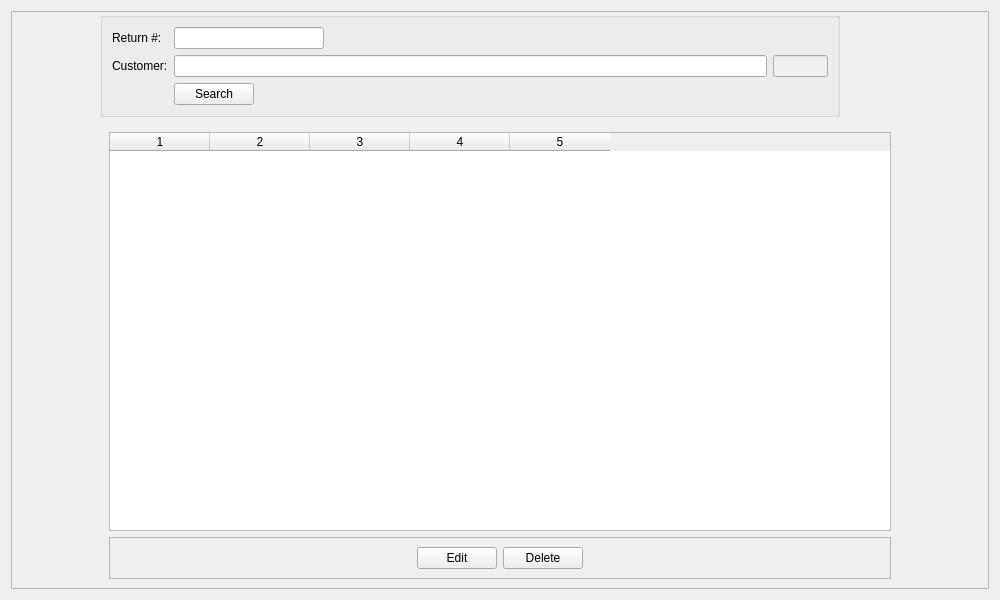
<?xml version="1.0" encoding="UTF-8"?>
<ui version="4.0">
 <class>EditSalesReturn</class>
 <widget class="QWidget" name="EditSalesReturn">
  <property name="geometry">
   <rect>
    <x>0</x>
    <y>0</y>
    <width>1000</width>
    <height>600</height>
   </rect>
  </property>
  <property name="windowTitle">
   <string>Form</string>
  </property>
  <layout class="QVBoxLayout" name="verticalLayout">
   <item>
    <widget class="QStackedWidget" name="stackedWidget">
     <property name="currentIndex">
      <number>0</number>
     </property>
     <widget class="QWidget" name="page">
      <layout class="QGridLayout" name="gridLayout">
       <property name="leftMargin">
        <number>0</number>
       </property>
       <property name="topMargin">
        <number>0</number>
       </property>
       <property name="rightMargin">
        <number>0</number>
       </property>
       <property name="bottomMargin">
        <number>0</number>
       </property>
       <item row="0" column="0">
        <widget class="QFrame" name="frame_4">
         <property name="frameShape">
          <enum>QFrame::StyledPanel</enum>
         </property>
         <property name="frameShadow">
          <enum>QFrame::Raised</enum>
         </property>
         <layout class="QGridLayout" name="gridLayout_8">
          <property name="leftMargin">
           <number>0</number>
          </property>
          <property name="topMargin">
           <number>0</number>
          </property>
          <property name="rightMargin">
           <number>0</number>
          </property>
          <property name="bottomMargin">
           <number>0</number>
          </property>
          <item row="0" column="0">
           <layout class="QVBoxLayout" name="verticalLayout_4">
            <item>
             <widget class="QGroupBox" name="groupBox_3">
              <property name="maximumSize">
               <size>
                <width>740</width>
                <height>110</height>
               </size>
              </property>
              <property name="styleSheet">
               <string notr="true">border-width:0px;</string>
              </property>
              <property name="title">
               <string/>
              </property>
              <layout class="QFormLayout" name="formLayout">
               <item row="0" column="0">
                <widget class="QLabel" name="label_15">
                 <property name="text">
                  <string>Return #:</string>
                 </property>
                </widget>
               </item>
               <item row="0" column="1">
                <widget class="QLineEdit" name="search_invno">
                 <property name="maximumSize">
                  <size>
                   <width>150</width>
                   <height>16777215</height>
                  </size>
                 </property>
                </widget>
               </item>
               <item row="2" column="0">
                <widget class="QLabel" name="label_21">
                 <property name="text">
                  <string>Customer:</string>
                 </property>
                </widget>
               </item>
               <item row="2" column="1">
                <layout class="QHBoxLayout" name="horizontalLayout_19">
                 <item>
                  <widget class="QLineEdit" name="search_customername"/>
                 </item>
                 <item>
                  <widget class="QLineEdit" name="search_customer_id">
                   <property name="enabled">
                    <bool>false</bool>
                   </property>
                   <property name="maximumSize">
                    <size>
                     <width>55</width>
                     <height>16777215</height>
                    </size>
                   </property>
                   <property name="focusPolicy">
                    <enum>Qt::NoFocus</enum>
                   </property>
                  </widget>
                 </item>
                </layout>
               </item>
               <item row="3" column="0">
                <widget class="QLabel" name="label_22">
                 <property name="text">
                  <string/>
                 </property>
                </widget>
               </item>
               <item row="3" column="1">
                <widget class="QPushButton" name="btn_next">
                 <property name="maximumSize">
                  <size>
                   <width>80</width>
                   <height>16777215</height>
                  </size>
                 </property>
                 <property name="text">
                  <string>Search</string>
                 </property>
                </widget>
               </item>
              </layout>
             </widget>
            </item>
            <item>
             <widget class="QFrame" name="frame_5">
              <property name="minimumSize">
               <size>
                <width>100</width>
                <height>50</height>
               </size>
              </property>
              <property name="maximumSize">
               <size>
                <width>800</width>
                <height>16777215</height>
               </size>
              </property>
              <property name="frameShape">
               <enum>QFrame::NoFrame</enum>
              </property>
              <property name="frameShadow">
               <enum>QFrame::Raised</enum>
              </property>
              <layout class="QVBoxLayout" name="verticalLayout_6">
               <item>
                <widget class="QTableWidget" name="tableWidgetSearch">
                 <property name="frameShape">
                  <enum>QFrame::StyledPanel</enum>
                 </property>
                 <property name="editTriggers">
                  <set>QAbstractItemView::NoEditTriggers</set>
                 </property>
                 <property name="tabKeyNavigation">
                  <bool>false</bool>
                 </property>
                 <property name="alternatingRowColors">
                  <bool>true</bool>
                 </property>
                 <property name="selectionMode">
                  <enum>QAbstractItemView::SingleSelection</enum>
                 </property>
                 <property name="selectionBehavior">
                  <enum>QAbstractItemView::SelectRows</enum>
                 </property>
                 <property name="sortingEnabled">
                  <bool>false</bool>
                 </property>
                 <property name="columnCount">
                  <number>5</number>
                 </property>
                 <column/>
                 <column/>
                 <column/>
                 <column/>
                 <column/>
                </widget>
               </item>
               <item>
                <widget class="QFrame" name="frame_6">
                 <property name="minimumSize">
                  <size>
                   <width>0</width>
                   <height>30</height>
                  </size>
                 </property>
                 <property name="frameShape">
                  <enum>QFrame::StyledPanel</enum>
                 </property>
                 <property name="frameShadow">
                  <enum>QFrame::Raised</enum>
                 </property>
                 <layout class="QHBoxLayout" name="horizontalLayout_24">
                  <item>
                   <spacer name="horizontalSpacer_4">
                    <property name="orientation">
                     <enum>Qt::Horizontal</enum>
                    </property>
                    <property name="sizeHint" stdset="0">
                     <size>
                      <width>294</width>
                      <height>20</height>
                     </size>
                    </property>
                   </spacer>
                  </item>
                  <item>
                   <widget class="QPushButton" name="pushButton_Edit">
                    <property name="text">
                     <string>Edit</string>
                    </property>
                   </widget>
                  </item>
                  <item>
                   <widget class="QPushButton" name="pushButton_Delete">
                    <property name="text">
                     <string>Delete</string>
                    </property>
                   </widget>
                  </item>
                  <item>
                   <spacer name="horizontalSpacer_5">
                    <property name="orientation">
                     <enum>Qt::Horizontal</enum>
                    </property>
                    <property name="sizeHint" stdset="0">
                     <size>
                      <width>294</width>
                      <height>20</height>
                     </size>
                    </property>
                   </spacer>
                  </item>
                 </layout>
                </widget>
               </item>
              </layout>
             </widget>
            </item>
           </layout>
          </item>
         </layout>
        </widget>
       </item>
      </layout>
     </widget>
     <widget class="QWidget" name="page_2">
      <layout class="QGridLayout" name="gridLayout_5">
       <property name="leftMargin">
        <number>0</number>
       </property>
       <property name="topMargin">
        <number>0</number>
       </property>
       <property name="rightMargin">
        <number>0</number>
       </property>
       <property name="bottomMargin">
        <number>0</number>
       </property>
       <item row="0" column="0">
        <widget class="QScrollArea" name="scrollArea">
         <property name="focusPolicy">
          <enum>Qt::NoFocus</enum>
         </property>
         <property name="frameShape">
          <enum>QFrame::NoFrame</enum>
         </property>
         <property name="widgetResizable">
          <bool>true</bool>
         </property>
         <widget class="QWidget" name="scrollAreaWidgetContents">
          <property name="geometry">
           <rect>
            <x>0</x>
            <y>0</y>
            <width>982</width>
            <height>582</height>
           </rect>
          </property>
          <layout class="QGridLayout" name="gridLayout_2">
           <property name="leftMargin">
            <number>0</number>
           </property>
           <property name="topMargin">
            <number>0</number>
           </property>
           <property name="rightMargin">
            <number>0</number>
           </property>
           <property name="bottomMargin">
            <number>0</number>
           </property>
           <item row="0" column="0">
            <widget class="QGroupBox" name="groupBox">
             <property name="title">
              <string/>
             </property>
             <layout class="QGridLayout" name="gridLayout_3">
              <item row="0" column="0">
               <layout class="QVBoxLayout" name="verticalLayout_2">
                <item>
                 <layout class="QHBoxLayout" name="horizontalLayout_21">
                  <item>
                   <layout class="QHBoxLayout" name="horizontalLayout">
                    <item>
                     <widget class="QLabel" name="label">
                      <property name="text">
                       <string>Date:</string>
                      </property>
                      <property name="alignment">
                       <set>Qt::AlignRight|Qt::AlignTrailing|Qt::AlignVCenter</set>
                      </property>
                     </widget>
                    </item>
                    <item>
                     <widget class="QDateEdit" name="dateEntrydate">
                      <property name="showGroupSeparator" stdset="0">
                       <bool>false</bool>
                      </property>
                      <property name="calendarPopup">
                       <bool>true</bool>
                      </property>
                     </widget>
                    </item>
                   </layout>
                  </item>
                  <item>
                   <layout class="QHBoxLayout" name="horizontalLayout_2">
                    <item>
                     <widget class="QLabel" name="label_2">
                      <property name="text">
                       <string>Sales Type:</string>
                      </property>
                      <property name="alignment">
                       <set>Qt::AlignRight|Qt::AlignTrailing|Qt::AlignVCenter</set>
                      </property>
                     </widget>
                    </item>
                    <item>
                     <widget class="QComboBox" name="comboSales_type">
                      <property name="minimumSize">
                       <size>
                        <width>100</width>
                        <height>0</height>
                       </size>
                      </property>
                     </widget>
                    </item>
                   </layout>
                  </item>
                  <item>
                   <layout class="QHBoxLayout" name="horizontalLayout_7">
                    <item>
                     <widget class="QLabel" name="label_6">
                      <property name="text">
                       <string>Carrier:</string>
                      </property>
                      <property name="alignment">
                       <set>Qt::AlignRight|Qt::AlignTrailing|Qt::AlignVCenter</set>
                      </property>
                     </widget>
                    </item>
                    <item>
                     <widget class="QComboBox" name="comboCarrier_id">
                      <property name="minimumSize">
                       <size>
                        <width>350</width>
                        <height>0</height>
                       </size>
                      </property>
                     </widget>
                    </item>
                   </layout>
                  </item>
                  <item>
                   <layout class="QHBoxLayout" name="horizontalLayout_8">
                    <item>
                     <widget class="QLabel" name="label_7">
                      <property name="text">
                       <string>Bility No:</string>
                      </property>
                      <property name="alignment">
                       <set>Qt::AlignRight|Qt::AlignTrailing|Qt::AlignVCenter</set>
                      </property>
                     </widget>
                    </item>
                    <item>
                     <widget class="QLineEdit" name="txt_shipped_via">
                      <property name="maximumSize">
                       <size>
                        <width>16777215</width>
                        <height>16777215</height>
                       </size>
                      </property>
                     </widget>
                    </item>
                   </layout>
                  </item>
                  <item>
                   <layout class="QHBoxLayout" name="horizontalLayout_6">
                    <item>
                     <widget class="QLabel" name="label_5">
                      <property name="text">
                       <string>Ref. No:</string>
                      </property>
                      <property name="alignment">
                       <set>Qt::AlignRight|Qt::AlignTrailing|Qt::AlignVCenter</set>
                      </property>
                     </widget>
                    </item>
                    <item>
                     <widget class="QLineEdit" name="txt_vendorRefno">
                      <property name="minimumSize">
                       <size>
                        <width>100</width>
                        <height>0</height>
                       </size>
                      </property>
                      <property name="maximumSize">
                       <size>
                        <width>16777215</width>
                        <height>16777215</height>
                       </size>
                      </property>
                     </widget>
                    </item>
                   </layout>
                  </item>
                 </layout>
                </item>
                <item>
                 <layout class="QHBoxLayout" name="horizontalLayout_22">
                  <item>
                   <layout class="QHBoxLayout" name="horizontalLayout_5">
                    <item>
                     <widget class="QLabel" name="label_4">
                      <property name="text">
                       <string>Customer:</string>
                      </property>
                      <property name="alignment">
                       <set>Qt::AlignRight|Qt::AlignTrailing|Qt::AlignVCenter</set>
                      </property>
                     </widget>
                    </item>
                    <item>
                     <layout class="QHBoxLayout" name="horizontalLayout_4">
                      <item>
                       <widget class="QLineEdit" name="txt_customername"/>
                      </item>
                      <item>
                       <widget class="QLineEdit" name="txt_customerid">
                        <property name="enabled">
                         <bool>false</bool>
                        </property>
                        <property name="maximumSize">
                         <size>
                          <width>50</width>
                          <height>16777215</height>
                         </size>
                        </property>
                        <property name="focusPolicy">
                         <enum>Qt::NoFocus</enum>
                        </property>
                       </widget>
                      </item>
                      <item>
                       <layout class="QHBoxLayout" name="horizontalLayout_9">
                        <item>
                         <widget class="QLabel" name="label_8">
                          <property name="text">
                           <string>Notes:</string>
                          </property>
                          <property name="alignment">
                           <set>Qt::AlignRight|Qt::AlignTrailing|Qt::AlignVCenter</set>
                          </property>
                         </widget>
                        </item>
                        <item>
                         <widget class="QLineEdit" name="txt_notes">
                          <property name="minimumSize">
                           <size>
                            <width>310</width>
                            <height>0</height>
                           </size>
                          </property>
                         </widget>
                        </item>
                       </layout>
                      </item>
                     </layout>
                    </item>
                   </layout>
                  </item>
                 </layout>
                </item>
               </layout>
              </item>
             </layout>
            </widget>
           </item>
           <item row="1" column="0">
            <widget class="QFrame" name="groupBox_2">
             <property name="title" stdset="0">
              <string/>
             </property>
             <property name="flat" stdset="0">
              <bool>true</bool>
             </property>
             <layout class="QHBoxLayout" name="horizontalLayout_17">
              <item>
               <layout class="QVBoxLayout" name="verticalLayout_3">
                <item>
                 <widget class="QLabel" name="label_10">
                  <property name="text">
                   <string>Item Description</string>
                  </property>
                  <property name="alignment">
                   <set>Qt::AlignCenter</set>
                  </property>
                 </widget>
                </item>
                <item>
                 <layout class="QHBoxLayout" name="horizontalLayout_11">
                  <item>
                   <widget class="QLineEdit" name="txt_itemname">
                    <property name="minimumSize">
                     <size>
                      <width>290</width>
                      <height>0</height>
                     </size>
                    </property>
                   </widget>
                  </item>
                  <item>
                   <widget class="QLineEdit" name="txt_itemid">
                    <property name="enabled">
                     <bool>false</bool>
                    </property>
                    <property name="maximumSize">
                     <size>
                      <width>50</width>
                      <height>16777215</height>
                     </size>
                    </property>
                    <property name="focusPolicy">
                     <enum>Qt::NoFocus</enum>
                    </property>
                   </widget>
                  </item>
                 </layout>
                </item>
               </layout>
              </item>
              <item>
               <layout class="QVBoxLayout" name="verticalLayout_5">
                <item>
                 <widget class="QLabel" name="label_14">
                  <property name="text">
                   <string>Location</string>
                  </property>
                  <property name="alignment">
                   <set>Qt::AlignCenter</set>
                  </property>
                 </widget>
                </item>
                <item>
                 <widget class="QComboBox" name="comboLocation">
                  <property name="minimumSize">
                   <size>
                    <width>150</width>
                    <height>0</height>
                   </size>
                  </property>
                 </widget>
                </item>
               </layout>
              </item>
              <item>
               <layout class="QVBoxLayout" name="verticalLayout_7">
                <item>
                 <widget class="QLabel" name="label_11">
                  <property name="maximumSize">
                   <size>
                    <width>80</width>
                    <height>16777215</height>
                   </size>
                  </property>
                  <property name="text">
                   <string>Quantity</string>
                  </property>
                  <property name="alignment">
                   <set>Qt::AlignCenter</set>
                  </property>
                 </widget>
                </item>
                <item>
                 <widget class="QSpinBox" name="txt_qty">
                  <property name="minimumSize">
                   <size>
                    <width>80</width>
                    <height>0</height>
                   </size>
                  </property>
                  <property name="maximumSize">
                   <size>
                    <width>80</width>
                    <height>16777215</height>
                   </size>
                  </property>
                  <property name="frame">
                   <bool>true</bool>
                  </property>
                  <property name="alignment">
                   <set>Qt::AlignCenter</set>
                  </property>
                  <property name="maximum">
                   <number>99999999</number>
                  </property>
                 </widget>
                </item>
               </layout>
              </item>
              <item>
               <layout class="QVBoxLayout" name="verticalLayout_8">
                <item>
                 <widget class="QLabel" name="label_16">
                  <property name="text">
                   <string>Unit</string>
                  </property>
                  <property name="alignment">
                   <set>Qt::AlignCenter</set>
                  </property>
                 </widget>
                </item>
                <item>
                 <widget class="QComboBox" name="comboUnit">
                  <property name="minimumSize">
                   <size>
                    <width>80</width>
                    <height>0</height>
                   </size>
                  </property>
                 </widget>
                </item>
               </layout>
              </item>
              <item>
               <layout class="QVBoxLayout" name="verticalLayout_9">
                <item>
                 <widget class="QLabel" name="label_12">
                  <property name="maximumSize">
                   <size>
                    <width>90</width>
                    <height>16777215</height>
                   </size>
                  </property>
                  <property name="text">
                   <string>Price</string>
                  </property>
                  <property name="alignment">
                   <set>Qt::AlignCenter</set>
                  </property>
                 </widget>
                </item>
                <item>
                 <widget class="QDoubleSpinBox" name="txt_price">
                  <property name="minimumSize">
                   <size>
                    <width>90</width>
                    <height>0</height>
                   </size>
                  </property>
                  <property name="maximumSize">
                   <size>
                    <width>90</width>
                    <height>16777215</height>
                   </size>
                  </property>
                  <property name="alignment">
                   <set>Qt::AlignRight|Qt::AlignTrailing|Qt::AlignVCenter</set>
                  </property>
                  <property name="maximum">
                   <double>999999999999.989990234375000</double>
                  </property>
                 </widget>
                </item>
               </layout>
              </item>
              <item>
               <layout class="QVBoxLayout" name="verticalLayout_10">
                <item>
                 <widget class="QLabel" name="label_13">
                  <property name="maximumSize">
                   <size>
                    <width>90</width>
                    <height>16777215</height>
                   </size>
                  </property>
                  <property name="text">
                   <string>Amount</string>
                  </property>
                  <property name="alignment">
                   <set>Qt::AlignCenter</set>
                  </property>
                 </widget>
                </item>
                <item>
                 <widget class="QDoubleSpinBox" name="txt_amt">
                  <property name="enabled">
                   <bool>false</bool>
                  </property>
                  <property name="minimumSize">
                   <size>
                    <width>100</width>
                    <height>0</height>
                   </size>
                  </property>
                  <property name="maximumSize">
                   <size>
                    <width>100</width>
                    <height>16777215</height>
                   </size>
                  </property>
                  <property name="focusPolicy">
                   <enum>Qt::NoFocus</enum>
                  </property>
                  <property name="alignment">
                   <set>Qt::AlignRight|Qt::AlignTrailing|Qt::AlignVCenter</set>
                  </property>
                  <property name="maximum">
                   <double>1000000000000000000.000000000000000</double>
                  </property>
                 </widget>
                </item>
               </layout>
              </item>
              <item>
               <layout class="QVBoxLayout" name="verticalLayout_11">
                <item>
                 <widget class="QLabel" name="label_26">
                  <property name="text">
                   <string/>
                  </property>
                  <property name="alignment">
                   <set>Qt::AlignCenter</set>
                  </property>
                 </widget>
                </item>
                <item>
                 <widget class="QPushButton" name="btn_add">
                  <property name="enabled">
                   <bool>false</bool>
                  </property>
                  <property name="minimumSize">
                   <size>
                    <width>0</width>
                    <height>0</height>
                   </size>
                  </property>
                  <property name="maximumSize">
                   <size>
                    <width>40</width>
                    <height>16777215</height>
                   </size>
                  </property>
                  <property name="cursor">
                   <cursorShape>PointingHandCursor</cursorShape>
                  </property>
                  <property name="text">
                   <string>Add</string>
                  </property>
                  <property name="iconSize">
                   <size>
                    <width>16</width>
                    <height>16</height>
                   </size>
                  </property>
                  <property name="autoDefault">
                   <bool>true</bool>
                  </property>
                  <property name="flat">
                   <bool>false</bool>
                  </property>
                 </widget>
                </item>
               </layout>
              </item>
             </layout>
            </widget>
           </item>
           <item row="2" column="0">
            <widget class="QTableWidget" name="tableWidgetDetail">
             <property name="focusPolicy">
              <enum>Qt::ClickFocus</enum>
             </property>
             <property name="autoFillBackground">
              <bool>true</bool>
             </property>
             <property name="styleSheet">
              <string notr="true"/>
             </property>
             <property name="horizontalScrollBarPolicy">
              <enum>Qt::ScrollBarAlwaysOff</enum>
             </property>
             <property name="sizeAdjustPolicy">
              <enum>QAbstractScrollArea::AdjustToContents</enum>
             </property>
             <property name="editTriggers">
              <set>QAbstractItemView::NoEditTriggers</set>
             </property>
             <property name="selectionMode">
              <enum>QAbstractItemView::SingleSelection</enum>
             </property>
             <property name="selectionBehavior">
              <enum>QAbstractItemView::SelectRows</enum>
             </property>
             <property name="columnCount">
              <number>7</number>
             </property>
             <attribute name="horizontalHeaderCascadingSectionResizes">
              <bool>false</bool>
             </attribute>
             <column/>
             <column/>
             <column/>
             <column/>
             <column/>
             <column/>
             <column/>
            </widget>
           </item>
           <item row="3" column="0">
            <widget class="QFrame" name="frame">
             <property name="frameShape">
              <enum>QFrame::NoFrame</enum>
             </property>
             <property name="frameShadow">
              <enum>QFrame::Raised</enum>
             </property>
             <layout class="QHBoxLayout" name="horizontalLayout_16">
              <property name="spacing">
               <number>0</number>
              </property>
              <property name="topMargin">
               <number>0</number>
              </property>
              <property name="bottomMargin">
               <number>0</number>
              </property>
              <item>
               <widget class="QLabel" name="lbl_retNo">
                <property name="font">
                 <font>
                  <pointsize>22</pointsize>
                  <weight>75</weight>
                  <bold>true</bold>
                 </font>
                </property>
                <property name="styleSheet">
                 <string notr="true">color:#006699;</string>
                </property>
                <property name="text">
                 <string>Return # : </string>
                </property>
                <property name="alignment">
                 <set>Qt::AlignHCenter|Qt::AlignTop</set>
                </property>
                <property name="margin">
                 <number>20</number>
                </property>
               </widget>
              </item>
              <item>
               <spacer name="horizontalSpacer">
                <property name="orientation">
                 <enum>Qt::Horizontal</enum>
                </property>
                <property name="sizeHint" stdset="0">
                 <size>
                  <width>464</width>
                  <height>108</height>
                 </size>
                </property>
               </spacer>
              </item>
              <item>
               <widget class="QFrame" name="frame_3">
                <property name="maximumSize">
                 <size>
                  <width>400</width>
                  <height>16777215</height>
                 </size>
                </property>
                <property name="frameShape">
                 <enum>QFrame::NoFrame</enum>
                </property>
                <property name="frameShadow">
                 <enum>QFrame::Raised</enum>
                </property>
                <layout class="QGridLayout" name="gridLayout_4">
                 <property name="topMargin">
                  <number>0</number>
                 </property>
                 <property name="rightMargin">
                  <number>0</number>
                 </property>
                 <property name="horizontalSpacing">
                  <number>0</number>
                 </property>
                 <property name="verticalSpacing">
                  <number>4</number>
                 </property>
                 <item row="0" column="0">
                  <layout class="QHBoxLayout" name="horizontalLayout_12">
                   <item>
                    <widget class="QLabel" name="label_17">
                     <property name="text">
                      <string>Total Amount:</string>
                     </property>
                     <property name="alignment">
                      <set>Qt::AlignRight|Qt::AlignTrailing|Qt::AlignVCenter</set>
                     </property>
                    </widget>
                   </item>
                   <item>
                    <widget class="QDoubleSpinBox" name="txt_totalamt">
                     <property name="enabled">
                      <bool>false</bool>
                     </property>
                     <property name="minimumSize">
                      <size>
                       <width>100</width>
                       <height>0</height>
                      </size>
                     </property>
                     <property name="maximumSize">
                      <size>
                       <width>100</width>
                       <height>16777215</height>
                      </size>
                     </property>
                     <property name="focusPolicy">
                      <enum>Qt::NoFocus</enum>
                     </property>
                     <property name="alignment">
                      <set>Qt::AlignRight|Qt::AlignTrailing|Qt::AlignVCenter</set>
                     </property>
                     <property name="readOnly">
                      <bool>false</bool>
                     </property>
                     <property name="keyboardTracking">
                      <bool>true</bool>
                     </property>
                     <property name="maximum">
                      <double>1000000000000000000.000000000000000</double>
                     </property>
                    </widget>
                   </item>
                  </layout>
                 </item>
                 <item row="1" column="0">
                  <layout class="QHBoxLayout" name="horizontalLayout_13">
                   <item>
                    <widget class="QLabel" name="label_19">
                     <property name="text">
                      <string>Discount:</string>
                     </property>
                     <property name="alignment">
                      <set>Qt::AlignRight|Qt::AlignTrailing|Qt::AlignVCenter</set>
                     </property>
                    </widget>
                   </item>
                   <item>
                    <widget class="QDoubleSpinBox" name="txt_discount">
                     <property name="minimumSize">
                      <size>
                       <width>100</width>
                       <height>0</height>
                      </size>
                     </property>
                     <property name="maximumSize">
                      <size>
                       <width>100</width>
                       <height>16777215</height>
                      </size>
                     </property>
                     <property name="alignment">
                      <set>Qt::AlignRight|Qt::AlignTrailing|Qt::AlignVCenter</set>
                     </property>
                     <property name="maximum">
                      <double>10000000000000000000.000000000000000</double>
                     </property>
                    </widget>
                   </item>
                  </layout>
                 </item>
                 <item row="2" column="0">
                  <layout class="QHBoxLayout" name="horizontalLayout_14">
                   <item>
                    <widget class="QLabel" name="label_20">
                     <property name="text">
                      <string>Freight:</string>
                     </property>
                     <property name="alignment">
                      <set>Qt::AlignRight|Qt::AlignTrailing|Qt::AlignVCenter</set>
                     </property>
                    </widget>
                   </item>
                   <item>
                    <widget class="QDoubleSpinBox" name="txt_freight">
                     <property name="minimumSize">
                      <size>
                       <width>100</width>
                       <height>0</height>
                      </size>
                     </property>
                     <property name="maximumSize">
                      <size>
                       <width>100</width>
                       <height>16777215</height>
                      </size>
                     </property>
                     <property name="alignment">
                      <set>Qt::AlignRight|Qt::AlignTrailing|Qt::AlignVCenter</set>
                     </property>
                     <property name="maximum">
                      <double>1000000000000000000.000000000000000</double>
                     </property>
                    </widget>
                   </item>
                  </layout>
                 </item>
                 <item row="3" column="0">
                  <layout class="QHBoxLayout" name="horizontalLayout_15">
                   <item>
                    <widget class="QLabel" name="label_23">
                     <property name="text">
                      <string>Net Amount:</string>
                     </property>
                     <property name="alignment">
                      <set>Qt::AlignRight|Qt::AlignTrailing|Qt::AlignVCenter</set>
                     </property>
                    </widget>
                   </item>
                   <item>
                    <widget class="QDoubleSpinBox" name="txt_totNetAmount">
                     <property name="enabled">
                      <bool>false</bool>
                     </property>
                     <property name="minimumSize">
                      <size>
                       <width>100</width>
                       <height>0</height>
                      </size>
                     </property>
                     <property name="maximumSize">
                      <size>
                       <width>100</width>
                       <height>16777215</height>
                      </size>
                     </property>
                     <property name="focusPolicy">
                      <enum>Qt::NoFocus</enum>
                     </property>
                     <property name="alignment">
                      <set>Qt::AlignRight|Qt::AlignTrailing|Qt::AlignVCenter</set>
                     </property>
                     <property name="maximum">
                      <double>1000000000000000000.000000000000000</double>
                     </property>
                    </widget>
                   </item>
                  </layout>
                 </item>
                 <item row="4" column="0">
                  <layout class="QHBoxLayout" name="horizontalLayout_20">
                   <item>
                    <widget class="QLabel" name="label_25">
                     <property name="text">
                      <string>Cash Received:</string>
                     </property>
                     <property name="alignment">
                      <set>Qt::AlignRight|Qt::AlignTrailing|Qt::AlignVCenter</set>
                     </property>
                    </widget>
                   </item>
                   <item>
                    <widget class="QDoubleSpinBox" name="txt_cashReceived">
                     <property name="minimumSize">
                      <size>
                       <width>100</width>
                       <height>0</height>
                      </size>
                     </property>
                     <property name="maximumSize">
                      <size>
                       <width>100</width>
                       <height>16777215</height>
                      </size>
                     </property>
                     <property name="alignment">
                      <set>Qt::AlignRight|Qt::AlignTrailing|Qt::AlignVCenter</set>
                     </property>
                     <property name="maximum">
                      <double>1000000000000000000.000000000000000</double>
                     </property>
                    </widget>
                   </item>
                  </layout>
                 </item>
                </layout>
               </widget>
              </item>
             </layout>
            </widget>
           </item>
           <item row="4" column="0">
            <widget class="QFrame" name="frame_2">
             <property name="frameShape">
              <enum>QFrame::StyledPanel</enum>
             </property>
             <property name="frameShadow">
              <enum>QFrame::Raised</enum>
             </property>
             <layout class="QHBoxLayout" name="horizontalLayout_18">
              <item>
               <spacer name="horizontalSpacer_2">
                <property name="orientation">
                 <enum>Qt::Horizontal</enum>
                </property>
                <property name="sizeHint" stdset="0">
                 <size>
                  <width>424</width>
                  <height>20</height>
                 </size>
                </property>
               </spacer>
              </item>
              <item>
               <widget class="QPushButton" name="btn_back">
                <property name="text">
                 <string>Back</string>
                </property>
               </widget>
              </item>
              <item>
               <widget class="QPushButton" name="btn_save">
                <property name="enabled">
                 <bool>false</bool>
                </property>
                <property name="text">
                 <string>Save</string>
                </property>
                <property name="autoDefault">
                 <bool>true</bool>
                </property>
               </widget>
              </item>
              <item>
               <spacer name="horizontalSpacer_3">
                <property name="orientation">
                 <enum>Qt::Horizontal</enum>
                </property>
                <property name="sizeHint" stdset="0">
                 <size>
                  <width>424</width>
                  <height>20</height>
                 </size>
                </property>
               </spacer>
              </item>
             </layout>
            </widget>
           </item>
          </layout>
         </widget>
        </widget>
       </item>
      </layout>
     </widget>
    </widget>
   </item>
  </layout>
 </widget>
 <resources/>
 <connections/>
</ui>
